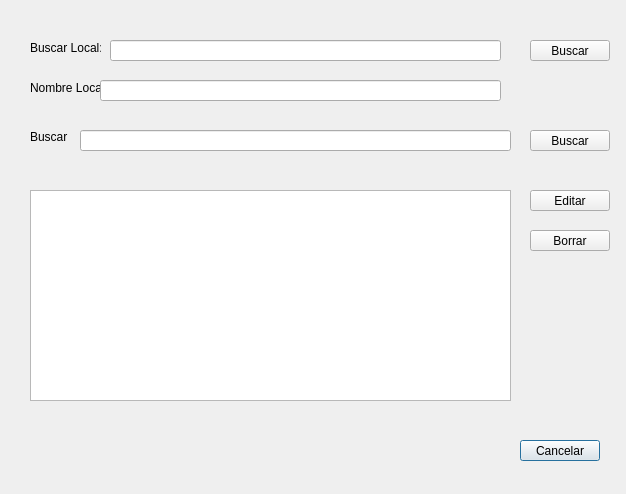
<?xml version="1.0" encoding="UTF-8"?>
<ui version="4.0">
 <class>gestionarPersonalGui</class>
 <widget class="QDialog" name="gestionarPersonalGui">
  <property name="geometry">
   <rect>
    <x>0</x>
    <y>0</y>
    <width>626</width>
    <height>494</height>
   </rect>
  </property>
  <property name="windowTitle">
   <string>Dialog</string>
  </property>
  <widget class="QTableWidget" name="tableWidget">
   <property name="geometry">
    <rect>
     <x>30</x>
     <y>190</y>
     <width>481</width>
     <height>211</height>
    </rect>
   </property>
  </widget>
  <widget class="QLabel" name="label">
   <property name="geometry">
    <rect>
     <x>30</x>
     <y>130</y>
     <width>47</width>
     <height>13</height>
    </rect>
   </property>
   <property name="text">
    <string>Buscar</string>
   </property>
  </widget>
  <widget class="QLineEdit" name="lineEdit">
   <property name="geometry">
    <rect>
     <x>80</x>
     <y>130</y>
     <width>431</width>
     <height>21</height>
    </rect>
   </property>
  </widget>
  <widget class="QPushButton" name="pushButton">
   <property name="geometry">
    <rect>
     <x>520</x>
     <y>440</y>
     <width>80</width>
     <height>21</height>
    </rect>
   </property>
   <property name="text">
    <string>Cancelar</string>
   </property>
  </widget>
  <widget class="QPushButton" name="pushButton_3">
   <property name="geometry">
    <rect>
     <x>530</x>
     <y>130</y>
     <width>80</width>
     <height>21</height>
    </rect>
   </property>
   <property name="text">
    <string>Buscar</string>
   </property>
  </widget>
  <widget class="QPushButton" name="pushButton_4">
   <property name="geometry">
    <rect>
     <x>530</x>
     <y>190</y>
     <width>80</width>
     <height>21</height>
    </rect>
   </property>
   <property name="text">
    <string>Editar</string>
   </property>
  </widget>
  <widget class="QPushButton" name="pushButton_5">
   <property name="geometry">
    <rect>
     <x>530</x>
     <y>230</y>
     <width>80</width>
     <height>21</height>
    </rect>
   </property>
   <property name="text">
    <string>Borrar</string>
   </property>
  </widget>
  <widget class="QLabel" name="label_2">
   <property name="geometry">
    <rect>
     <x>30</x>
     <y>40</y>
     <width>71</width>
     <height>16</height>
    </rect>
   </property>
   <property name="text">
    <string>Buscar Local:</string>
   </property>
  </widget>
  <widget class="QLabel" name="label_3">
   <property name="geometry">
    <rect>
     <x>30</x>
     <y>80</y>
     <width>71</width>
     <height>16</height>
    </rect>
   </property>
   <property name="text">
    <string>Nombre Local:</string>
   </property>
  </widget>
  <widget class="QLineEdit" name="lineEdit_2">
   <property name="geometry">
    <rect>
     <x>100</x>
     <y>80</y>
     <width>401</width>
     <height>21</height>
    </rect>
   </property>
  </widget>
  <widget class="QLineEdit" name="lineEdit_3">
   <property name="geometry">
    <rect>
     <x>110</x>
     <y>40</y>
     <width>391</width>
     <height>21</height>
    </rect>
   </property>
  </widget>
  <widget class="QPushButton" name="pushButton_6">
   <property name="geometry">
    <rect>
     <x>530</x>
     <y>40</y>
     <width>80</width>
     <height>21</height>
    </rect>
   </property>
   <property name="text">
    <string>Buscar</string>
   </property>
  </widget>
 </widget>
 <resources/>
 <connections/>
</ui>
